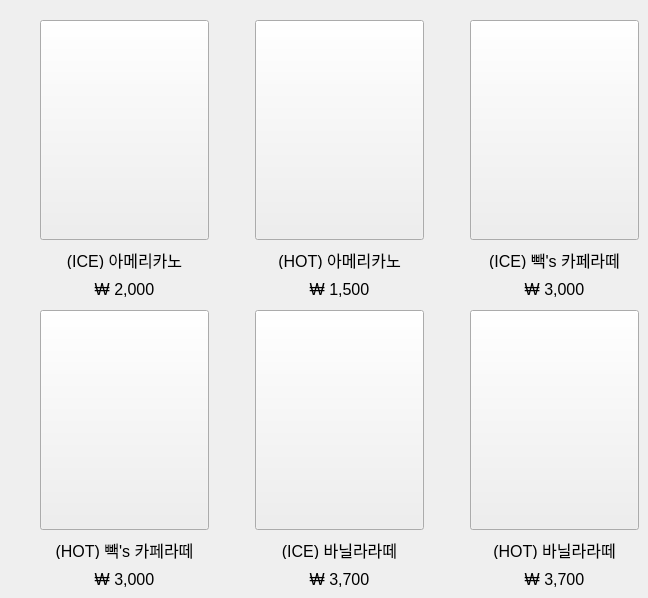
      <widget class="QWidget" name="tab_coffee">
       <attribute name="title">
        <string>커피(COFFEE)</string>
       </attribute>
       <widget class="QPushButton" name="btn_ice_coffee">
        <property name="geometry">
         <rect>
          <x>40</x>
          <y>20</y>
          <width>169</width>
          <height>220</height>
         </rect>
        </property>
        <property name="text">
         <string/>
        </property>
        <property name="icon">
         <iconset>
          <normaloff>../../다운로드/빽다방/커피/ICED-앗메리카노-450x588.png</normaloff>../../다운로드/빽다방/커피/ICED-앗메리카노-450x588.png</iconset>
        </property>
        <property name="iconSize">
         <size>
          <width>169</width>
          <height>220</height>
         </size>
        </property>
       </widget>
       <widget class="QLabel" name="label_ice_coffee">
        <property name="geometry">
         <rect>
          <x>40</x>
          <y>250</y>
          <width>169</width>
          <height>19</height>
         </rect>
        </property>
        <property name="font">
         <font>
          <pointsize>12</pointsize>
         </font>
        </property>
        <property name="text">
         <string>(ICE) 아메리카노</string>
        </property>
        <property name="alignment">
         <set>Qt::AlignCenter</set>
        </property>
       </widget>
       <widget class="QLabel" name="ice_coffee_price">
        <property name="geometry">
         <rect>
          <x>40</x>
          <y>280</y>
          <width>169</width>
          <height>19</height>
         </rect>
        </property>
        <property name="font">
         <font>
          <pointsize>12</pointsize>
         </font>
        </property>
        <property name="text">
         <string>₩ 2,000</string>
        </property>
        <property name="alignment">
         <set>Qt::AlignCenter</set>
        </property>
       </widget>
       <widget class="QLabel" name="label_hot_coffee">
        <property name="geometry">
         <rect>
          <x>255</x>
          <y>250</y>
          <width>169</width>
          <height>19</height>
         </rect>
        </property>
        <property name="font">
         <font>
          <pointsize>12</pointsize>
         </font>
        </property>
        <property name="text">
         <string>(HOT) 아메리카노</string>
        </property>
        <property name="alignment">
         <set>Qt::AlignCenter</set>
        </property>
       </widget>
       <widget class="QPushButton" name="btn_hot_coffee">
        <property name="geometry">
         <rect>
          <x>255</x>
          <y>20</y>
          <width>169</width>
          <height>220</height>
         </rect>
        </property>
        <property name="text">
         <string/>
        </property>
        <property name="icon">
         <iconset>
          <normaloff>../../다운로드/빽다방/커피/HOT-앗메리카노-450x588.png</normaloff>../../다운로드/빽다방/커피/HOT-앗메리카노-450x588.png</iconset>
        </property>
        <property name="iconSize">
         <size>
          <width>169</width>
          <height>220</height>
         </size>
        </property>
       </widget>
       <widget class="QLabel" name="hot_coffee_price">
        <property name="geometry">
         <rect>
          <x>255</x>
          <y>280</y>
          <width>169</width>
          <height>19</height>
         </rect>
        </property>
        <property name="font">
         <font>
          <pointsize>12</pointsize>
         </font>
        </property>
        <property name="text">
         <string>₩ 1,500</string>
        </property>
        <property name="alignment">
         <set>Qt::AlignCenter</set>
        </property>
       </widget>
       <widget class="QLabel" name="ice_latte_price">
        <property name="geometry">
         <rect>
          <x>470</x>
          <y>280</y>
          <width>169</width>
          <height>19</height>
         </rect>
        </property>
        <property name="font">
         <font>
          <pointsize>12</pointsize>
         </font>
        </property>
        <property name="text">
         <string>₩ 3,000</string>
        </property>
        <property name="alignment">
         <set>Qt::AlignCenter</set>
        </property>
       </widget>
       <widget class="QLabel" name="label_ice_latte">
        <property name="geometry">
         <rect>
          <x>470</x>
          <y>250</y>
          <width>169</width>
          <height>19</height>
         </rect>
        </property>
        <property name="font">
         <font>
          <pointsize>12</pointsize>
         </font>
        </property>
        <property name="text">
         <string>(ICE) 빽's 카페라떼</string>
        </property>
        <property name="alignment">
         <set>Qt::AlignCenter</set>
        </property>
       </widget>
       <widget class="QPushButton" name="btn_ice_latte">
        <property name="geometry">
         <rect>
          <x>470</x>
          <y>20</y>
          <width>169</width>
          <height>220</height>
         </rect>
        </property>
        <property name="text">
         <string/>
        </property>
        <property name="icon">
         <iconset>
          <normaloff>../../다운로드/빽다방/커피/빽s-라떼ICED-450x588.png</normaloff>../../다운로드/빽다방/커피/빽s-라떼ICED-450x588.png</iconset>
        </property>
        <property name="iconSize">
         <size>
          <width>169</width>
          <height>220</height>
         </size>
        </property>
       </widget>
       <widget class="QLabel" name="label_hot_latte">
        <property name="geometry">
         <rect>
          <x>40</x>
          <y>540</y>
          <width>169</width>
          <height>19</height>
         </rect>
        </property>
        <property name="font">
         <font>
          <pointsize>12</pointsize>
         </font>
        </property>
        <property name="text">
         <string>(HOT) 빽's 카페라떼</string>
        </property>
        <property name="alignment">
         <set>Qt::AlignCenter</set>
        </property>
       </widget>
       <widget class="QPushButton" name="btn_hot_vanilla">
        <property name="geometry">
         <rect>
          <x>470</x>
          <y>310</y>
          <width>169</width>
          <height>220</height>
         </rect>
        </property>
        <property name="text">
         <string/>
        </property>
        <property name="icon">
         <iconset>
          <normaloff>../../다운로드/빽다방/커피/HOT-바닐라라떼-1-450x588.png</normaloff>../../다운로드/빽다방/커피/HOT-바닐라라떼-1-450x588.png</iconset>
        </property>
        <property name="iconSize">
         <size>
          <width>169</width>
          <height>220</height>
         </size>
        </property>
       </widget>
       <widget class="QPushButton" name="btn_hot_latte">
        <property name="geometry">
         <rect>
          <x>40</x>
          <y>310</y>
          <width>169</width>
          <height>220</height>
         </rect>
        </property>
        <property name="text">
         <string/>
        </property>
        <property name="icon">
         <iconset>
          <normaloff>../../다운로드/빽다방/커피/HOT-빽s라떼-450x588.png</normaloff>../../다운로드/빽다방/커피/HOT-빽s라떼-450x588.png</iconset>
        </property>
        <property name="iconSize">
         <size>
          <width>169</width>
          <height>220</height>
         </size>
        </property>
       </widget>
       <widget class="QLabel" name="ice_vanilla_price">
        <property name="geometry">
         <rect>
          <x>255</x>
          <y>570</y>
          <width>169</width>
          <height>19</height>
         </rect>
        </property>
        <property name="font">
         <font>
          <pointsize>12</pointsize>
         </font>
        </property>
        <property name="text">
         <string>₩ 3,700</string>
        </property>
        <property name="alignment">
         <set>Qt::AlignCenter</set>
        </property>
       </widget>
       <widget class="QLabel" name="hot_vanilla_price">
        <property name="geometry">
         <rect>
          <x>470</x>
          <y>570</y>
          <width>169</width>
          <height>19</height>
         </rect>
        </property>
        <property name="font">
         <font>
          <pointsize>12</pointsize>
         </font>
        </property>
        <property name="text">
         <string>₩ 3,700</string>
        </property>
        <property name="alignment">
         <set>Qt::AlignCenter</set>
        </property>
       </widget>
       <widget class="QLabel" name="label_hot_vanilla">
        <property name="geometry">
         <rect>
          <x>470</x>
          <y>540</y>
          <width>169</width>
          <height>19</height>
         </rect>
        </property>
        <property name="font">
         <font>
          <pointsize>12</pointsize>
         </font>
        </property>
        <property name="text">
         <string>(HOT) 바닐라라떼</string>
        </property>
        <property name="alignment">
         <set>Qt::AlignCenter</set>
        </property>
       </widget>
       <widget class="QLabel" name="label_ice_vanilla">
        <property name="geometry">
         <rect>
          <x>255</x>
          <y>540</y>
          <width>169</width>
          <height>19</height>
         </rect>
        </property>
        <property name="font">
         <font>
          <pointsize>12</pointsize>
         </font>
        </property>
        <property name="text">
         <string>(ICE) 바닐라라떼</string>
        </property>
        <property name="alignment">
         <set>Qt::AlignCenter</set>
        </property>
       </widget>
       <widget class="QPushButton" name="btn_ice_vanilla">
        <property name="geometry">
         <rect>
          <x>255</x>
          <y>310</y>
          <width>169</width>
          <height>220</height>
         </rect>
        </property>
        <property name="text">
         <string/>
        </property>
        <property name="icon">
         <iconset>
          <normaloff>../../다운로드/빽다방/커피/ICED-바닐라라떼-450x588.png</normaloff>../../다운로드/빽다방/커피/ICED-바닐라라떼-450x588.png</iconset>
        </property>
        <property name="iconSize">
         <size>
          <width>169</width>
          <height>220</height>
         </size>
        </property>
       </widget>
       <widget class="QLabel" name="hot_latte_price">
        <property name="geometry">
         <rect>
          <x>40</x>
          <y>570</y>
          <width>169</width>
          <height>19</height>
         </rect>
        </property>
        <property name="font">
         <font>
          <pointsize>12</pointsize>
         </font>
        </property>
        <property name="text">
         <string>₩ 3,000</string>
        </property>
        <property name="alignment">
         <set>Qt::AlignCenter</set>
        </property>
       </widget>
      </widget>
